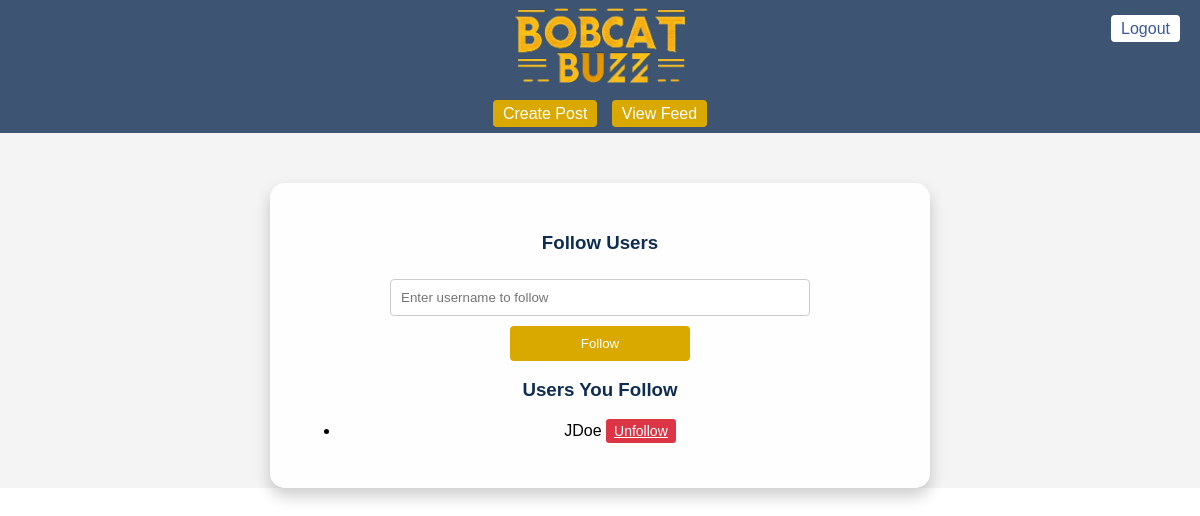
The app's page /follow_users (signed in), older data.
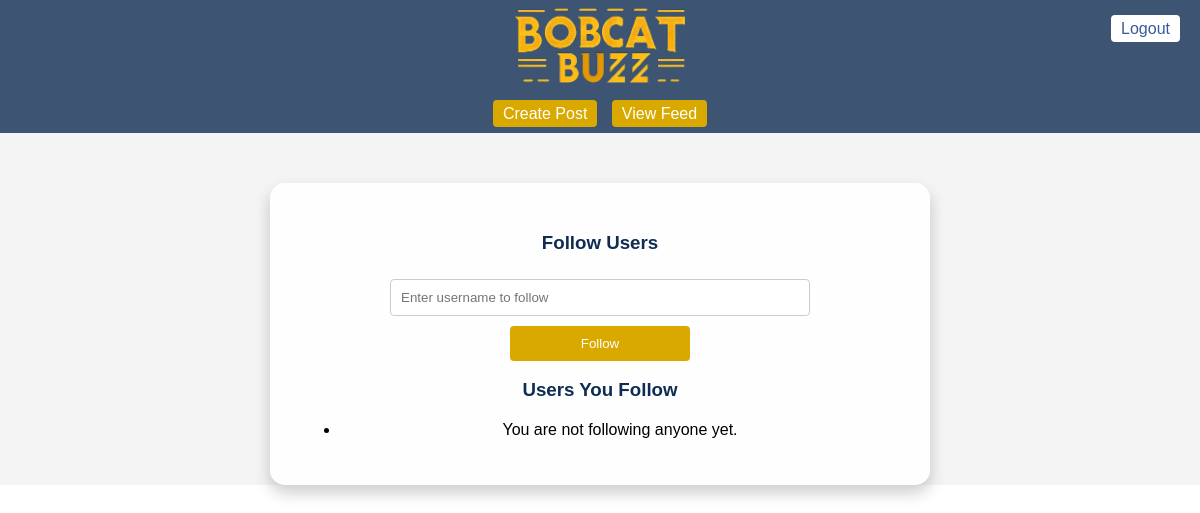
The same page, newer data.
### models.py (models this page shows, shortened)
class User(db.Model, UserMixin):
    __tablename__ = 'user'
    id = db.Column(db.Integer, primary_key=True)
    username = db.Column(db.String(80), unique=True, nullable=False)
    password_hash = db.Column(db.String(128))
    first_name = db.Column(db.String(100), nullable=False)
    last_name = db.Column(db.String(100), nullable=False)
    posts = db.relationship('Post', backref='author', lazy='dynamic')
    likes = db.relationship('Like', backref='user', lazy='dynamic')
    followed = db.relationship(
        'User', secondary='follow',
        primaryjoin=(Follow.follower_id == id),
        secondaryjoin=(Follow.followed_id == id),
        backref=db.backref('followers', lazy='dynamic'), lazy='dynamic')
    def follow(self, user):
        if not self.is_following(user):
            follow = Follow(follower_id=self.id, followed_id=user.id)
            db.session.add(follow)

### app.py (the view, shortened to what this page needs)
@app.route('/follow_users', methods=['GET', 'POST'])
@login_required
def follow_users():
    followed_users = current_user.followed.all()
    return render_template('follow_users.html', followed_users=followed_users)

### app.py (called while the page is built)
@login_manager.user_loader
def load_user(user_id):
    return User.query.get(int(user_id))

### templates/follow_users.html (shortened to what this page needs)
{% extends "base.html" %}
{% block navigation %}
    <a href="{{ url_for('create_post') }}">Create Post</a>
    <a href="{{ url_for('view_feed') }}">View Feed</a>
{% endblock %}
{% block content %}
    <div class="follow-users">
        <h3>Follow Users</h3>
        <form action="{{ url_for('follow_users') }}" method="post">
            <input type="text" name="username" placeholder="Enter username to follow">
            <input type="submit" value="Follow">
        </form>
    <h3>Users You Follow</h3>
    <ul>
        {% for user in followed_users %}
            <li>{{ user.username }}
                <a href="{{ url_for('unfollow', username=user.username) }}" class="btn btn-danger btn-sm">Unfollow</a>
            </li>
        {% else %}
            <li>You are not following anyone yet.</li>
        {% endfor %}
    </ul>
</div>
{% endblock %}

### templates/base.html (shortened to what this page needs)
<!DOCTYPE html>
<html lang="en">
<head>
    <link rel="stylesheet" href="{{ url_for('static', filename='style.css') }}">
</head>
<body>
    <header>
        <a href="{{ url_for('home') }}">
            <img src="{{ url_for('static', filename='images/headertext.png') }}" alt="Header Text" class="header-text">
        </a>
    </header>
    <div class="top-nav">
        <nav>
            {% block navigation %}
            {% endblock %}
        </nav>
    </div>
    <div class="logout-button">
        <a href="{{ url_for('logout') }}">Logout</a>
    </div>
    <div class="main-content">
        {% block content %}
        {% endblock %}
    </div>
</body>
</html>

### static/style.css (style rules this page uses)
body { font-family: Arial, sans-serif; background-color: #f4f4f4; margin: 0; padding: 0; }
header { display: flex; align-items: center; justify-content: center; background-color: rgba(15, 45, 82, 0.8); color: white; padding: 0px 0px; }
.logout-button { position: absolute; top: 0; right: 0; padding: 20px; }
.logout-button a { color: #3b5998; text-decoration: none; padding: 5px 10px; border-radius: 4px; background-color: white; }
.top-nav nav a { color: white; text-decoration: none; padding: 5px 10px; border-radius: 4px; background-color: #0F2D52; }
.main-content { width: 80%; margin: 20px auto; }
.post-form, .posts, .follow-users { background-color: white; padding: 20px; border-radius: 5px; margin-bottom: 20px; }
header a { color: white; text-decoration: none; padding: 8px 15px; border-radius: 4px; transition: background-color 0.3s; }
form { margin-top: 20px; }
form input[type="text"], form input[type="password"] { width: 100%; padding: 10px; margin: 5px 0; border: 1px solid #ddd; border-radius: 4px; box-sizing: border-box; }
form input[type="submit"] { background-color: #42b72a; color: white; border: none; padding: 10px 15px; border-radius: 4px; cursor: pointer; }
.top-nav { background-color: rgba(15, 45, 82, 0.8); padding: 10px 0; text-align: center; }
.top-nav nav { display: inline-block; }
.top-nav nav a { color: white; text-decoration: none; padding: 5px 10px; margin: 0 5px; border-radius: 4px; background-color: #DAA900; transition: background-color 0.3s; }
.header-text { height: 75px; }

Row changes from the older to the newer data that the page shows:
removed User: username "JDoe"
Text that changed along with them:
text now shown: "You are not following anyone yet."
